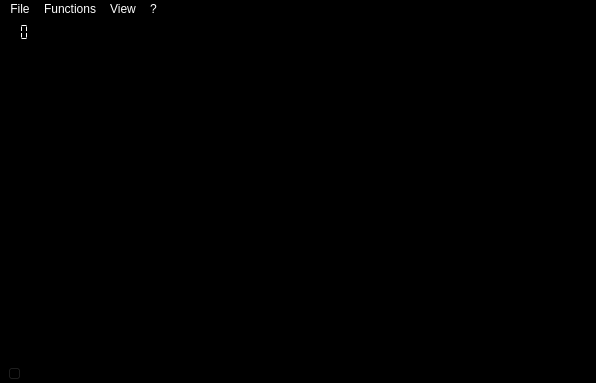
<?xml version="1.0" encoding="UTF-8"?>
<ui version="4.0">
 <class>MainWindow</class>
 <widget class="QMainWindow" name="MainWindow">
  <property name="geometry">
   <rect>
    <x>0</x>
    <y>0</y>
    <width>596</width>
    <height>383</height>
   </rect>
  </property>
  <property name="minimumSize">
   <size>
    <width>50</width>
    <height>50</height>
   </size>
  </property>
  <property name="palette">
   <palette>
    <active>
     <colorrole role="WindowText">
      <brush brushstyle="SolidPattern">
       <color alpha="255">
        <red>255</red>
        <green>255</green>
        <blue>255</blue>
       </color>
      </brush>
     </colorrole>
     <colorrole role="Button">
      <brush brushstyle="SolidPattern">
       <color alpha="255">
        <red>0</red>
        <green>0</green>
        <blue>0</blue>
       </color>
      </brush>
     </colorrole>
     <colorrole role="Light">
      <brush brushstyle="SolidPattern">
       <color alpha="255">
        <red>0</red>
        <green>0</green>
        <blue>0</blue>
       </color>
      </brush>
     </colorrole>
     <colorrole role="Midlight">
      <brush brushstyle="SolidPattern">
       <color alpha="255">
        <red>0</red>
        <green>0</green>
        <blue>0</blue>
       </color>
      </brush>
     </colorrole>
     <colorrole role="Dark">
      <brush brushstyle="SolidPattern">
       <color alpha="255">
        <red>0</red>
        <green>0</green>
        <blue>0</blue>
       </color>
      </brush>
     </colorrole>
     <colorrole role="Mid">
      <brush brushstyle="SolidPattern">
       <color alpha="255">
        <red>0</red>
        <green>0</green>
        <blue>0</blue>
       </color>
      </brush>
     </colorrole>
     <colorrole role="Text">
      <brush brushstyle="SolidPattern">
       <color alpha="255">
        <red>202</red>
        <green>202</green>
        <blue>202</blue>
       </color>
      </brush>
     </colorrole>
     <colorrole role="BrightText">
      <brush brushstyle="SolidPattern">
       <color alpha="255">
        <red>255</red>
        <green>255</green>
        <blue>255</blue>
       </color>
      </brush>
     </colorrole>
     <colorrole role="ButtonText">
      <brush brushstyle="SolidPattern">
       <color alpha="255">
        <red>255</red>
        <green>255</green>
        <blue>255</blue>
       </color>
      </brush>
     </colorrole>
     <colorrole role="Base">
      <brush brushstyle="SolidPattern">
       <color alpha="255">
        <red>0</red>
        <green>0</green>
        <blue>0</blue>
       </color>
      </brush>
     </colorrole>
     <colorrole role="Window">
      <brush brushstyle="SolidPattern">
       <color alpha="255">
        <red>0</red>
        <green>0</green>
        <blue>0</blue>
       </color>
      </brush>
     </colorrole>
     <colorrole role="Shadow">
      <brush brushstyle="SolidPattern">
       <color alpha="255">
        <red>0</red>
        <green>0</green>
        <blue>0</blue>
       </color>
      </brush>
     </colorrole>
     <colorrole role="Highlight">
      <brush brushstyle="SolidPattern">
       <color alpha="255">
        <red>0</red>
        <green>0</green>
        <blue>0</blue>
       </color>
      </brush>
     </colorrole>
     <colorrole role="Link">
      <brush brushstyle="SolidPattern">
       <color alpha="255">
        <red>0</red>
        <green>0</green>
        <blue>0</blue>
       </color>
      </brush>
     </colorrole>
     <colorrole role="LinkVisited">
      <brush brushstyle="SolidPattern">
       <color alpha="255">
        <red>0</red>
        <green>0</green>
        <blue>0</blue>
       </color>
      </brush>
     </colorrole>
     <colorrole role="AlternateBase">
      <brush brushstyle="SolidPattern">
       <color alpha="255">
        <red>0</red>
        <green>0</green>
        <blue>0</blue>
       </color>
      </brush>
     </colorrole>
     <colorrole role="ToolTipBase">
      <brush brushstyle="SolidPattern">
       <color alpha="255">
        <red>149</red>
        <green>149</green>
        <blue>149</blue>
       </color>
      </brush>
     </colorrole>
     <colorrole role="ToolTipText">
      <brush brushstyle="SolidPattern">
       <color alpha="255">
        <red>0</red>
        <green>0</green>
        <blue>0</blue>
       </color>
      </brush>
     </colorrole>
    </active>
    <inactive>
     <colorrole role="WindowText">
      <brush brushstyle="SolidPattern">
       <color alpha="255">
        <red>255</red>
        <green>255</green>
        <blue>255</blue>
       </color>
      </brush>
     </colorrole>
     <colorrole role="Button">
      <brush brushstyle="SolidPattern">
       <color alpha="255">
        <red>0</red>
        <green>0</green>
        <blue>0</blue>
       </color>
      </brush>
     </colorrole>
     <colorrole role="Light">
      <brush brushstyle="SolidPattern">
       <color alpha="255">
        <red>0</red>
        <green>0</green>
        <blue>0</blue>
       </color>
      </brush>
     </colorrole>
     <colorrole role="Midlight">
      <brush brushstyle="SolidPattern">
       <color alpha="255">
        <red>0</red>
        <green>0</green>
        <blue>0</blue>
       </color>
      </brush>
     </colorrole>
     <colorrole role="Dark">
      <brush brushstyle="SolidPattern">
       <color alpha="255">
        <red>0</red>
        <green>0</green>
        <blue>0</blue>
       </color>
      </brush>
     </colorrole>
     <colorrole role="Mid">
      <brush brushstyle="SolidPattern">
       <color alpha="255">
        <red>0</red>
        <green>0</green>
        <blue>0</blue>
       </color>
      </brush>
     </colorrole>
     <colorrole role="Text">
      <brush brushstyle="SolidPattern">
       <color alpha="255">
        <red>202</red>
        <green>202</green>
        <blue>202</blue>
       </color>
      </brush>
     </colorrole>
     <colorrole role="BrightText">
      <brush brushstyle="SolidPattern">
       <color alpha="255">
        <red>255</red>
        <green>255</green>
        <blue>255</blue>
       </color>
      </brush>
     </colorrole>
     <colorrole role="ButtonText">
      <brush brushstyle="SolidPattern">
       <color alpha="255">
        <red>255</red>
        <green>255</green>
        <blue>255</blue>
       </color>
      </brush>
     </colorrole>
     <colorrole role="Base">
      <brush brushstyle="SolidPattern">
       <color alpha="255">
        <red>0</red>
        <green>0</green>
        <blue>0</blue>
       </color>
      </brush>
     </colorrole>
     <colorrole role="Window">
      <brush brushstyle="SolidPattern">
       <color alpha="255">
        <red>0</red>
        <green>0</green>
        <blue>0</blue>
       </color>
      </brush>
     </colorrole>
     <colorrole role="Shadow">
      <brush brushstyle="SolidPattern">
       <color alpha="255">
        <red>0</red>
        <green>0</green>
        <blue>0</blue>
       </color>
      </brush>
     </colorrole>
     <colorrole role="Highlight">
      <brush brushstyle="SolidPattern">
       <color alpha="255">
        <red>0</red>
        <green>0</green>
        <blue>0</blue>
       </color>
      </brush>
     </colorrole>
     <colorrole role="Link">
      <brush brushstyle="SolidPattern">
       <color alpha="255">
        <red>0</red>
        <green>0</green>
        <blue>0</blue>
       </color>
      </brush>
     </colorrole>
     <colorrole role="LinkVisited">
      <brush brushstyle="SolidPattern">
       <color alpha="255">
        <red>0</red>
        <green>0</green>
        <blue>0</blue>
       </color>
      </brush>
     </colorrole>
     <colorrole role="AlternateBase">
      <brush brushstyle="SolidPattern">
       <color alpha="255">
        <red>0</red>
        <green>0</green>
        <blue>0</blue>
       </color>
      </brush>
     </colorrole>
     <colorrole role="ToolTipBase">
      <brush brushstyle="SolidPattern">
       <color alpha="255">
        <red>149</red>
        <green>149</green>
        <blue>149</blue>
       </color>
      </brush>
     </colorrole>
     <colorrole role="ToolTipText">
      <brush brushstyle="SolidPattern">
       <color alpha="255">
        <red>0</red>
        <green>0</green>
        <blue>0</blue>
       </color>
      </brush>
     </colorrole>
    </inactive>
    <disabled>
     <colorrole role="WindowText">
      <brush brushstyle="SolidPattern">
       <color alpha="255">
        <red>0</red>
        <green>0</green>
        <blue>0</blue>
       </color>
      </brush>
     </colorrole>
     <colorrole role="Button">
      <brush brushstyle="SolidPattern">
       <color alpha="255">
        <red>0</red>
        <green>0</green>
        <blue>0</blue>
       </color>
      </brush>
     </colorrole>
     <colorrole role="Light">
      <brush brushstyle="SolidPattern">
       <color alpha="255">
        <red>0</red>
        <green>0</green>
        <blue>0</blue>
       </color>
      </brush>
     </colorrole>
     <colorrole role="Midlight">
      <brush brushstyle="SolidPattern">
       <color alpha="255">
        <red>0</red>
        <green>0</green>
        <blue>0</blue>
       </color>
      </brush>
     </colorrole>
     <colorrole role="Dark">
      <brush brushstyle="SolidPattern">
       <color alpha="255">
        <red>0</red>
        <green>0</green>
        <blue>0</blue>
       </color>
      </brush>
     </colorrole>
     <colorrole role="Mid">
      <brush brushstyle="SolidPattern">
       <color alpha="255">
        <red>0</red>
        <green>0</green>
        <blue>0</blue>
       </color>
      </brush>
     </colorrole>
     <colorrole role="Text">
      <brush brushstyle="SolidPattern">
       <color alpha="255">
        <red>0</red>
        <green>0</green>
        <blue>0</blue>
       </color>
      </brush>
     </colorrole>
     <colorrole role="BrightText">
      <brush brushstyle="SolidPattern">
       <color alpha="255">
        <red>255</red>
        <green>255</green>
        <blue>255</blue>
       </color>
      </brush>
     </colorrole>
     <colorrole role="ButtonText">
      <brush brushstyle="SolidPattern">
       <color alpha="255">
        <red>0</red>
        <green>0</green>
        <blue>0</blue>
       </color>
      </brush>
     </colorrole>
     <colorrole role="Base">
      <brush brushstyle="SolidPattern">
       <color alpha="255">
        <red>0</red>
        <green>0</green>
        <blue>0</blue>
       </color>
      </brush>
     </colorrole>
     <colorrole role="Window">
      <brush brushstyle="SolidPattern">
       <color alpha="255">
        <red>0</red>
        <green>0</green>
        <blue>0</blue>
       </color>
      </brush>
     </colorrole>
     <colorrole role="Shadow">
      <brush brushstyle="SolidPattern">
       <color alpha="255">
        <red>0</red>
        <green>0</green>
        <blue>0</blue>
       </color>
      </brush>
     </colorrole>
     <colorrole role="Highlight">
      <brush brushstyle="SolidPattern">
       <color alpha="255">
        <red>51</red>
        <green>153</green>
        <blue>255</blue>
       </color>
      </brush>
     </colorrole>
     <colorrole role="Link">
      <brush brushstyle="SolidPattern">
       <color alpha="255">
        <red>0</red>
        <green>0</green>
        <blue>0</blue>
       </color>
      </brush>
     </colorrole>
     <colorrole role="LinkVisited">
      <brush brushstyle="SolidPattern">
       <color alpha="255">
        <red>0</red>
        <green>0</green>
        <blue>0</blue>
       </color>
      </brush>
     </colorrole>
     <colorrole role="AlternateBase">
      <brush brushstyle="SolidPattern">
       <color alpha="255">
        <red>0</red>
        <green>0</green>
        <blue>0</blue>
       </color>
      </brush>
     </colorrole>
     <colorrole role="ToolTipBase">
      <brush brushstyle="SolidPattern">
       <color alpha="255">
        <red>149</red>
        <green>149</green>
        <blue>149</blue>
       </color>
      </brush>
     </colorrole>
     <colorrole role="ToolTipText">
      <brush brushstyle="SolidPattern">
       <color alpha="255">
        <red>0</red>
        <green>0</green>
        <blue>0</blue>
       </color>
      </brush>
     </colorrole>
    </disabled>
   </palette>
  </property>
  <property name="windowTitle">
   <string>PDWF Net</string>
  </property>
  <widget class="QWidget" name="centralwidget">
   <layout class="QGridLayout" name="gridLayout" columnstretch="0,2,1">
    <property name="leftMargin">
     <number>2</number>
    </property>
    <property name="topMargin">
     <number>2</number>
    </property>
    <property name="rightMargin">
     <number>2</number>
    </property>
    <property name="bottomMargin">
     <number>2</number>
    </property>
    <property name="spacing">
     <number>0</number>
    </property>
    <item row="0" column="2">
     <widget class="GraphicsLayoutWidget" name="viewCoronal">
      <property name="sizePolicy">
       <sizepolicy hsizetype="MinimumExpanding" vsizetype="MinimumExpanding">
        <horstretch>0</horstretch>
        <verstretch>0</verstretch>
       </sizepolicy>
      </property>
      <property name="minimumSize">
       <size>
        <width>20</width>
        <height>20</height>
       </size>
      </property>
     </widget>
    </item>
    <item row="1" column="2">
     <widget class="GraphicsLayoutWidget" name="viewSag">
      <property name="sizePolicy">
       <sizepolicy hsizetype="MinimumExpanding" vsizetype="MinimumExpanding">
        <horstretch>0</horstretch>
        <verstretch>0</verstretch>
       </sizepolicy>
      </property>
      <property name="minimumSize">
       <size>
        <width>20</width>
        <height>20</height>
       </size>
      </property>
     </widget>
    </item>
    <item row="2" column="2">
     <widget class="QListWidget" name="listDisp">
      <property name="sizePolicy">
       <sizepolicy hsizetype="Preferred" vsizetype="Preferred">
        <horstretch>0</horstretch>
        <verstretch>0</verstretch>
       </sizepolicy>
      </property>
      <property name="minimumSize">
       <size>
        <width>250</width>
        <height>10</height>
       </size>
      </property>
      <property name="maximumSize">
       <size>
        <width>500</width>
        <height>100</height>
       </size>
      </property>
      <property name="editTriggers">
       <set>QAbstractItemView::NoEditTriggers</set>
      </property>
      <property name="selectionMode">
       <enum>QAbstractItemView::NoSelection</enum>
      </property>
     </widget>
    </item>
    <item row="3" column="2">
     <widget class="QProgressBar" name="progBar">
      <property name="maximum">
       <number>1</number>
      </property>
      <property name="value">
       <number>0</number>
      </property>
      <property name="textVisible">
       <bool>false</bool>
      </property>
     </widget>
    </item>
    <item row="0" column="1" rowspan="4">
     <widget class="GraphicsLayoutWidget" name="viewAxial">
      <property name="sizePolicy">
       <sizepolicy hsizetype="MinimumExpanding" vsizetype="MinimumExpanding">
        <horstretch>0</horstretch>
        <verstretch>0</verstretch>
       </sizepolicy>
      </property>
      <property name="minimumSize">
       <size>
        <width>100</width>
        <height>100</height>
       </size>
      </property>
      <property name="baseSize">
       <size>
        <width>500</width>
        <height>500</height>
       </size>
      </property>
      <property name="contextMenuPolicy">
       <enum>Qt::CustomContextMenu</enum>
      </property>
     </widget>
    </item>
    <item row="0" column="0" rowspan="4">
     <layout class="QVBoxLayout" name="verticalLayout" stretch="0,1">
      <property name="spacing">
       <number>2</number>
      </property>
      <property name="leftMargin">
       <number>0</number>
      </property>
      <item>
       <widget class="QLCDNumber" name="lcdNumber">
        <property name="sizePolicy">
         <sizepolicy hsizetype="Preferred" vsizetype="Preferred">
          <horstretch>0</horstretch>
          <verstretch>0</verstretch>
         </sizepolicy>
        </property>
        <property name="minimumSize">
         <size>
          <width>30</width>
          <height>15</height>
         </size>
        </property>
        <property name="maximumSize">
         <size>
          <width>50</width>
          <height>50</height>
         </size>
        </property>
        <property name="smallDecimalPoint">
         <bool>false</bool>
        </property>
        <property name="digitCount">
         <number>3</number>
        </property>
        <property name="segmentStyle">
         <enum>QLCDNumber::Flat</enum>
        </property>
        <property name="intValue" stdset="0">
         <number>0</number>
        </property>
       </widget>
      </item>
      <item>
       <widget class="QSlider" name="slideAx">
        <property name="minimumSize">
         <size>
          <width>18</width>
          <height>0</height>
         </size>
        </property>
        <property name="maximumSize">
         <size>
          <width>18</width>
          <height>16777215</height>
         </size>
        </property>
        <property name="maximum">
         <number>1</number>
        </property>
        <property name="pageStep">
         <number>1</number>
        </property>
        <property name="orientation">
         <enum>Qt::Vertical</enum>
        </property>
        <property name="tickPosition">
         <enum>QSlider::TicksAbove</enum>
        </property>
        <property name="tickInterval">
         <number>2</number>
        </property>
       </widget>
      </item>
     </layout>
    </item>
   </layout>
  </widget>
  <widget class="QMenuBar" name="menubar">
   <property name="enabled">
    <bool>true</bool>
   </property>
   <property name="geometry">
    <rect>
     <x>0</x>
     <y>0</y>
     <width>596</width>
     <height>25</height>
    </rect>
   </property>
   <widget class="QMenu" name="menuFile">
    <property name="title">
     <string>File</string>
    </property>
    <addaction name="actionImport_Images"/>
    <addaction name="actionLoad_Data"/>
    <addaction name="actionSave_Data"/>
    <addaction name="separator"/>
    <addaction name="actionLoad_Model"/>
    <addaction name="actionLoad_Model_Weights"/>
    <addaction name="separator"/>
    <addaction name="actionEdit_Preferences"/>
    <addaction name="separator"/>
    <addaction name="actionExit"/>
   </widget>
   <widget class="QMenu" name="menuFunctions">
    <property name="title">
     <string>Functions</string>
    </property>
    <addaction name="actionSegment"/>
    <addaction name="separator"/>
    <addaction name="actionCorrect_Segmentation"/>
    <addaction name="actionCalculate_PDWF"/>
    <addaction name="actionReset_Mask"/>
    <addaction name="separator"/>
    <addaction name="actionShift_Dimensions"/>
    <addaction name="actionFlip_A_P"/>
    <addaction name="actionFlip_L_R"/>
    <addaction name="actionFlip_S_I"/>
   </widget>
   <widget class="QMenu" name="menuHelp">
    <property name="title">
     <string>?</string>
    </property>
    <addaction name="actionOpen_User_Manual"/>
   </widget>
   <widget class="QMenu" name="menuView">
    <property name="title">
     <string>View</string>
    </property>
    <widget class="QMenu" name="menu3D_plot">
     <property name="title">
      <string>3D plot</string>
     </property>
     <addaction name="action3D_Water"/>
     <addaction name="action3D_Fat"/>
     <addaction name="action3D_Masked"/>
    </widget>
    <addaction name="menu3D_plot"/>
   </widget>
   <addaction name="menuFile"/>
   <addaction name="menuFunctions"/>
   <addaction name="menuView"/>
   <addaction name="menuHelp"/>
  </widget>
  <action name="actionImport_Images">
   <property name="text">
    <string>Import Images...</string>
   </property>
   <property name="shortcut">
    <string>Ctrl+I</string>
   </property>
  </action>
  <action name="actionExit">
   <property name="text">
    <string>Exit</string>
   </property>
  </action>
  <action name="actionLoad_Data">
   <property name="text">
    <string>Load Data...</string>
   </property>
   <property name="shortcut">
    <string>Ctrl+L</string>
   </property>
  </action>
  <action name="actionSave_Data">
   <property name="text">
    <string>Save Data...</string>
   </property>
   <property name="shortcut">
    <string>Ctrl+S</string>
   </property>
  </action>
  <action name="actionShift_Dimensions">
   <property name="text">
    <string>Shift Dimensions</string>
   </property>
  </action>
  <action name="actionPrepare_Inputs">
   <property name="text">
    <string>Prepare Inputs</string>
   </property>
  </action>
  <action name="actionSegment">
   <property name="text">
    <string>Segment</string>
   </property>
  </action>
  <action name="actionCorrect_Segmentation">
   <property name="text">
    <string>Correct Segmentation...</string>
   </property>
   <property name="shortcut">
    <string>Ctrl+C</string>
   </property>
  </action>
  <action name="actionLoad_Model">
   <property name="text">
    <string>Load Model From File...</string>
   </property>
  </action>
  <action name="actionCalculate_PDWF">
   <property name="text">
    <string>Calculate PDWF</string>
   </property>
  </action>
  <action name="actionEdit_Preferences">
   <property name="text">
    <string>Edit Preferences...</string>
   </property>
   <property name="shortcut">
    <string>Ctrl+P</string>
   </property>
  </action>
  <action name="actionOpen_User_Manual">
   <property name="text">
    <string>Open User Manual...</string>
   </property>
  </action>
  <action name="actionSet_Segmentation_Threshold">
   <property name="text">
    <string>Set Segmentation Threshold</string>
   </property>
  </action>
  <action name="actionApply_Boundaries">
   <property name="text">
    <string>Apply Boundaries</string>
   </property>
  </action>
  <action name="actionReset_Mask">
   <property name="text">
    <string>Reset Mask</string>
   </property>
  </action>
  <action name="actionLoad_Model_From_Weights">
   <property name="text">
    <string>Load Model From Weights...</string>
   </property>
  </action>
  <action name="actionLoad_Model_Weights">
   <property name="text">
    <string>Load Model From Weights...</string>
   </property>
  </action>
  <action name="action3D_Water">
   <property name="text">
    <string>Water images...</string>
   </property>
  </action>
  <action name="action3D_Fat">
   <property name="text">
    <string>Fat images...</string>
   </property>
  </action>
  <action name="action3D_Masked">
   <property name="text">
    <string>Masked images...</string>
   </property>
  </action>
  <action name="actionFlip_L_R">
   <property name="text">
    <string>Flip L/R</string>
   </property>
  </action>
  <action name="actionFlip_A_P">
   <property name="text">
    <string>Flip A/P</string>
   </property>
  </action>
  <action name="actionFlip_S_I">
   <property name="text">
    <string>Flip S/I</string>
   </property>
  </action>
 </widget>
 <customwidgets>
  <customwidget>
   <class>GraphicsLayoutWidget</class>
   <extends>QGraphicsView</extends>
   <header>pyqtgraph</header>
   <slots>
    <signal>wheelEvent()</signal>
   </slots>
  </customwidget>
 </customwidgets>
 <resources/>
 <connections>
  <connection>
   <sender>slideAx</sender>
   <signal>valueChanged(int)</signal>
   <receiver>lcdNumber</receiver>
   <slot>display(int)</slot>
   <hints>
    <hint type="sourcelabel">
     <x>11</x>
     <y>358</y>
    </hint>
    <hint type="destinationlabel">
     <x>32</x>
     <y>46</y>
    </hint>
   </hints>
  </connection>
 </connections>
</ui>
